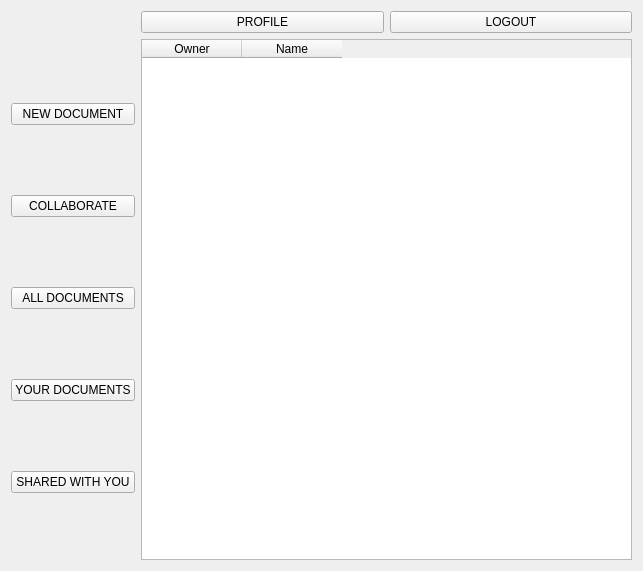
<?xml version="1.0" encoding="UTF-8"?>
<ui version="4.0">
 <class>Home</class>
 <widget class="QWidget" name="Home">
  <property name="geometry">
   <rect>
    <x>0</x>
    <y>0</y>
    <width>643</width>
    <height>571</height>
   </rect>
  </property>
  <property name="windowTitle">
   <string>Form</string>
  </property>
  <layout class="QGridLayout" name="gridLayout">
   <item row="0" column="0">
    <layout class="QHBoxLayout" name="horizontalLayout_2">
     <item>
      <widget class="QLabel" name="icon">
       <property name="text">
        <string/>
       </property>
      </widget>
     </item>
     <item>
      <widget class="QLabel" name="username">
       <property name="text">
        <string/>
       </property>
      </widget>
     </item>
    </layout>
   </item>
   <item row="0" column="1">
    <layout class="QHBoxLayout" name="horizontalLayout">
     <item>
      <widget class="QPushButton" name="profile">
       <property name="text">
        <string>PROFILE</string>
       </property>
      </widget>
     </item>
     <item>
      <widget class="QPushButton" name="logout">
       <property name="text">
        <string>LOGOUT</string>
       </property>
      </widget>
     </item>
    </layout>
   </item>
   <item row="1" column="0">
    <layout class="QVBoxLayout" name="verticalLayout">
     <item>
      <widget class="QPushButton" name="new_document">
       <property name="text">
        <string>NEW DOCUMENT</string>
       </property>
      </widget>
     </item>
     <item>
      <widget class="QPushButton" name="collaborate">
       <property name="text">
        <string>COLLABORATE</string>
       </property>
      </widget>
     </item>
     <item>
      <widget class="QPushButton" name="all_documents">
       <property name="text">
        <string>ALL DOCUMENTS</string>
       </property>
      </widget>
     </item>
     <item>
      <widget class="QPushButton" name="your_documents">
       <property name="text">
        <string>YOUR DOCUMENTS</string>
       </property>
      </widget>
     </item>
     <item>
      <widget class="QPushButton" name="shared_with_you">
       <property name="text">
        <string>SHARED WITH YOU</string>
       </property>
      </widget>
     </item>
    </layout>
   </item>
   <item row="1" column="1">
    <widget class="QTableWidget" name="documents">
     <property name="editTriggers">
      <set>QAbstractItemView::NoEditTriggers</set>
     </property>
     <property name="selectionMode">
      <enum>QAbstractItemView::SingleSelection</enum>
     </property>
     <property name="selectionBehavior">
      <enum>QAbstractItemView::SelectRows</enum>
     </property>
     <property name="showGrid">
      <bool>false</bool>
     </property>
     <property name="rowCount">
      <number>0</number>
     </property>
     <property name="columnCount">
      <number>2</number>
     </property>
     <attribute name="horizontalHeaderVisible">
      <bool>true</bool>
     </attribute>
     <attribute name="horizontalHeaderCascadingSectionResizes">
      <bool>false</bool>
     </attribute>
     <attribute name="horizontalHeaderHighlightSections">
      <bool>false</bool>
     </attribute>
     <attribute name="verticalHeaderVisible">
      <bool>false</bool>
     </attribute>
     <column>
      <property name="text">
       <string>Owner</string>
      </property>
     </column>
     <column>
      <property name="text">
       <string>Name</string>
      </property>
     </column>
    </widget>
   </item>
  </layout>
 </widget>
 <resources/>
 <connections/>
</ui>
